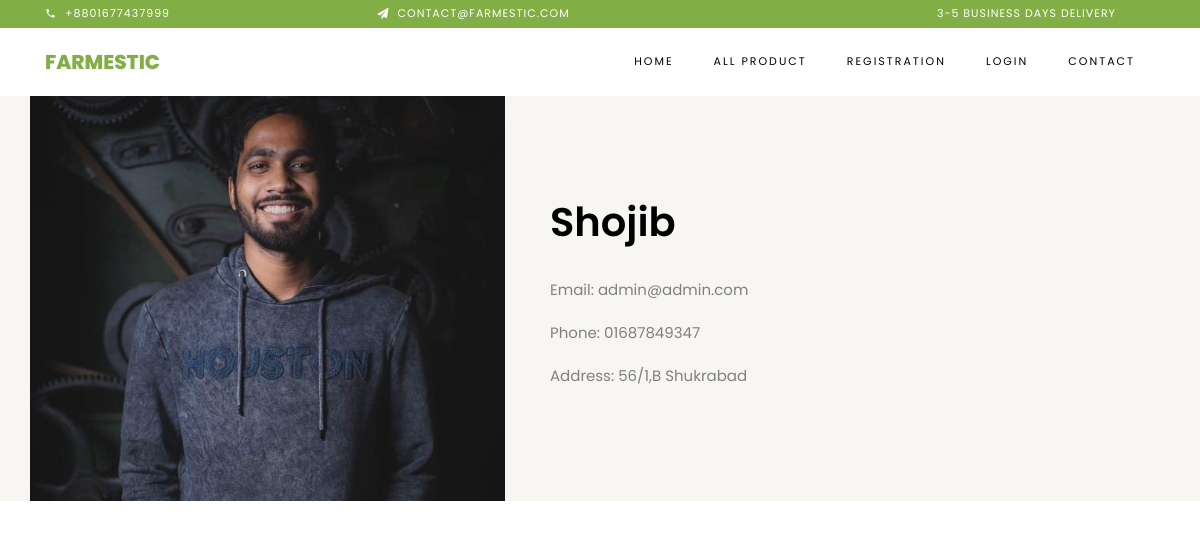
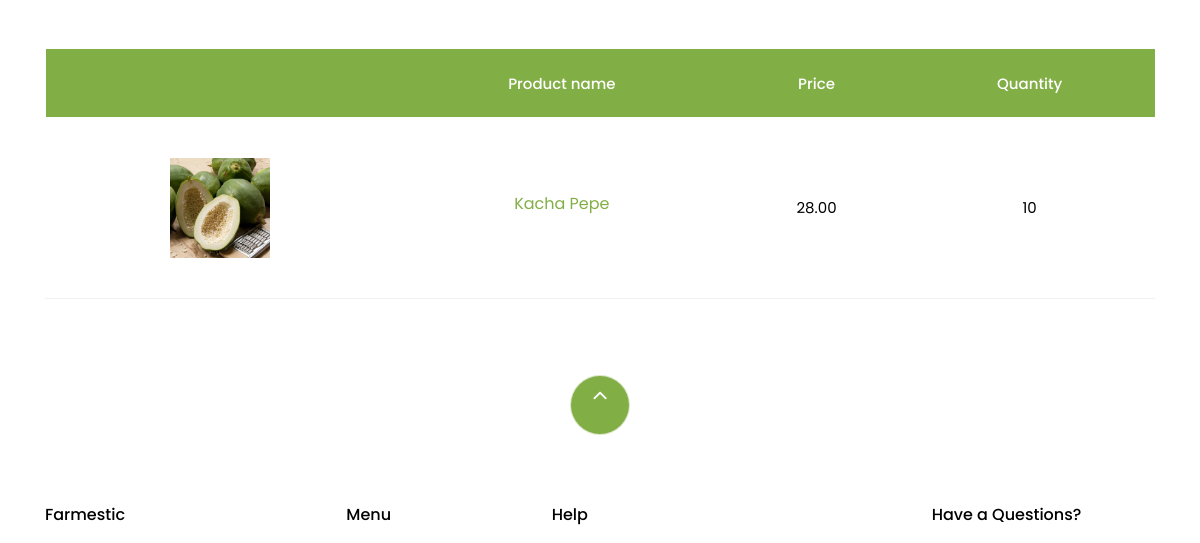
Before: /seller/1 (upper part) with the older database file (2 pictures, top to bottom).
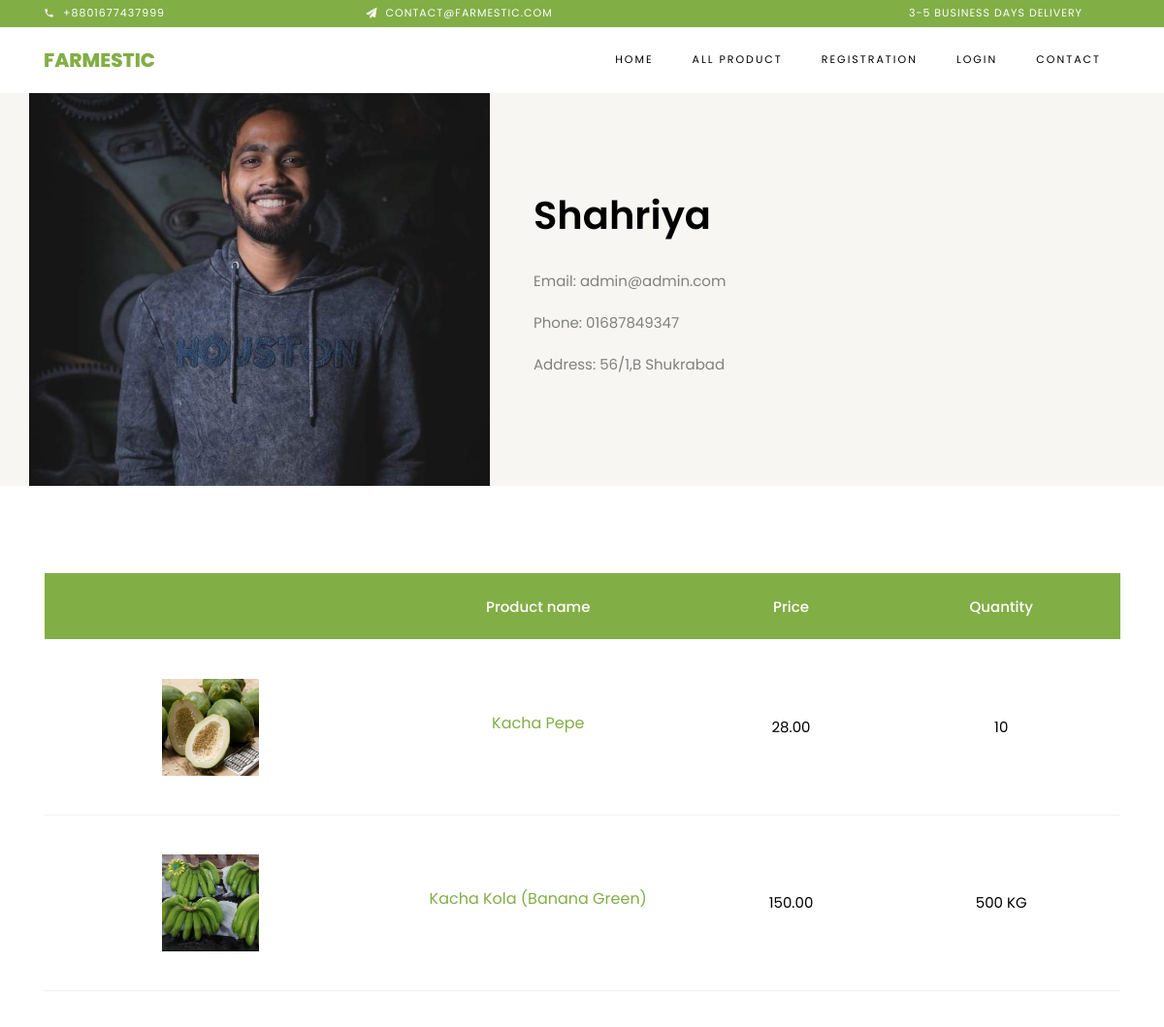
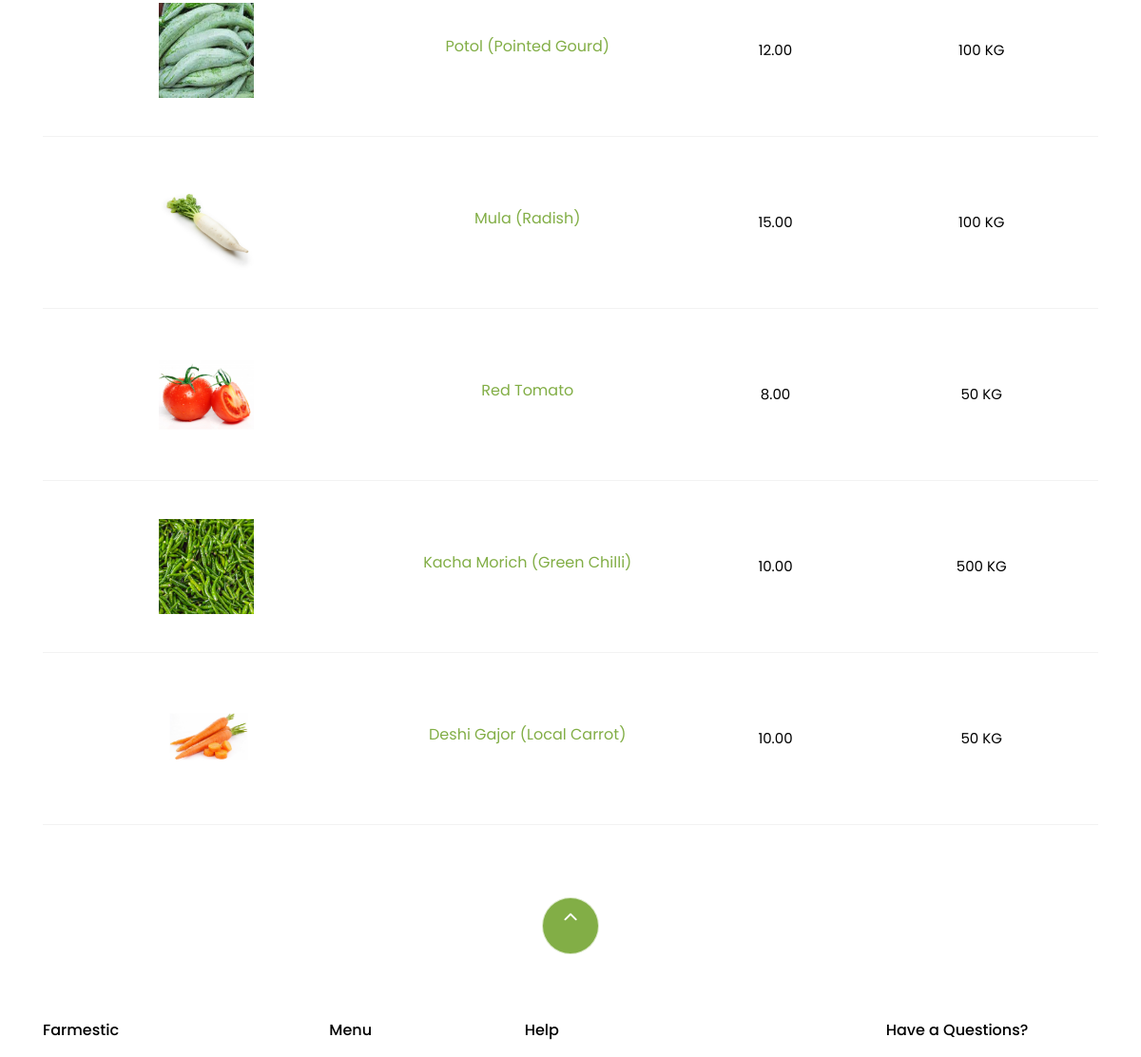
After: the same page with the newer database file (2 pictures, top to bottom).
### accounts/models.py (models this page shows)
class User(AbstractUser):
    username = None
    last_name = None
    email = models.EmailField(_('email address'), unique=True)
    phone = models.CharField(max_length=35)
    first_name=models.CharField(max_length=35)
    image = models.ImageField(upload_to='seller_profile_image', blank=True, null=True)
    address = models.CharField(max_length=255,blank=True, null=True)
    USERNAME_FIELD = 'email'
    REQUIRED_FIELDS = []
    objects = UserManager()

### home/models.py (models this page shows, shortened)
class Product(models.Model):
    category_choice=(
        ('Fruits','Fruits'),
        ('Vagetable','Vagetable'),
        ('Oil','Oil'),
        ('Rice','Rice'),
        ('Others','Others'),
    )
    category = models.CharField(max_length=60,choices=category_choice,null=True,blank=True)
    user = models.ForeignKey(User, on_delete=models.CASCADE, null=True, blank=True)
    name = models.CharField(max_length=100)
    price = models.DecimalField(max_digits=8, decimal_places=2)
    image = models.ImageField(upload_to='products')
    description = models.TextField()
    quantity = models.CharField(max_length=100,blank=True,null=True)
    date_added = models.DateField(auto_now_add=True)
    is_approved = models.BooleanField(default=False)

### home/views.py (the view)
# urls.py: path('seller/<int:id>',views.seller_profile,name="seller_profile"),
def seller_profile(request,id):
    user_data = User.objects.get(id=id)
    print(user_data)
    products_data = Product.objects.filter(user=user_data)
    context = {
        'user_data':user_data,
        'products_data':products_data
    }
    return render(request,'accounts/seller_profile.html',context)

### templates/accounts/seller_profile.html
{% extends 'base.html' %}
{% load static %}
{% block content %}
<section class="ftco-section ftco-no-pb ftco-no-pt bg-light">
    <div class="container">
        <div class="row">
            <div class="col-md-5 p-md-5 img img-2 d-flex justify-content-center align-items-center" style="background-image: url({{user_data.image.url}});">
            </div>
            <div class="col-md-7 py-5 wrap-about pb-md-5 ftco-animate">
      <div class="heading-section-bold mb-4 mt-md-5">
          <div class="ml-md-0">
            <h2 class="mb-4">{{user_data.first_name}}</h2>
        </div>
      </div>
      <div class="pb-md-5">
            <p>Email: {{user_data.email}}</p>
            <p>Phone: {{user_data.phone}}</p>
            <p>Address: {{user_data.address}}</p>
                </div>
            </div>
        </div>
    </div>
</section>
<section class="ftco-section ftco-cart">
    <div class="container">
        <div class="row">
        <div class="col-md-12 ftco-animate">
            <div class="cart-list">
                <table class="table">
                    <thead class="thead-primary">
                      <tr class="text-center">
                        <th>&nbsp;</th>
                        <th>Product name</th>
                        <th>Price</th>
                        <th>Quantity</th>
                      </tr>
                    </thead>
                    <tbody>
                        {% for p in products_data %}
                      <tr class="text-center">
                        <td class="image-prod"><div class="img" style="background-image:url({{p.image.url}});"></div></td>
                        <td class="product-name">
                            <h3><a href="{% url 'product_details' p.id %}">{{p.name}}</a></h3>
                        </td>
                        <td class="price">{{p.price}}</td>
                        <td class="price">{{p.quantity}}</td>
                      </tr>
                      {% endfor %}
                    </tbody>
                  </table>
              </div>
        </div>
    </div>
    </div>
</section>
{% endblock content %}

Changed rows visible on the page:
changed User "admin@admin.com": first_name "Shojib" → "Shahriya"
added Product: image (picture), name "Kacha Kola (Banana Green)", price "150.00", quantity "500 KG"
added Product: image (picture), name "Potol (Pointed Gourd)", price "12.00", quantity "100 KG"
added Product: image (picture), name "Mula (Radish)", price "15.00", quantity "100 KG"
added Product: image (picture), name "Red Tomato", price "8.00", quantity "50 KG"
added Product: image (picture), name "Kacha Morich (Green Chilli)", price "10.00", quantity "500 KG"
added Product: image (picture), name "Deshi Gajor (Local Carrot)", price "10.00", quantity "50 KG"
